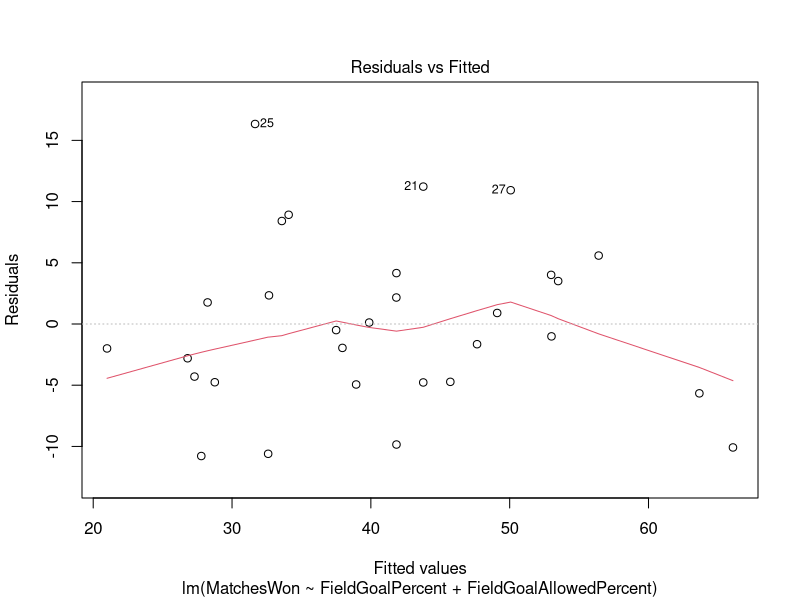

This figure's R source:
# Load the required package
library(readxl)
library(ggplot2)

# Load the data
NBA <- read_excel("NBA.xlsx")

# Check the data
View(NBA)

# Assuming that field goal percentages and wins are numeric data and rest are not
NBA1 <- NBA[,c(2:4)]

# Check the data
View(NBA1)

# Modify column names
colnames(NBA1) <- c("MatchesWon", "FieldGoalPercent", "FieldGoalAllowedPercent")

# Check the data
View(NBA1)

# Check correlations among the variables
cor(NBA1)

# We create a linear regression (lm) model with 'Wins' as the dependent variable and 'FieldGoal%' and 'FieldGoal%Allowed' as independent variables.
models <- lm( MatchesWon ~ FieldGoalPercent + FieldGoalAllowedPercent , data = NBA1)

# Summary of the model
summary(models)

# Compute residuals of the model
res <- residuals(models)

#Print res
print(res)

# Create a new DataFrame
#The predictors for the model
predictors <- c("FieldGoalPercent", "FieldGoalAllowedPercent")
data.frame(FieldGoalPercent = numeric(),FieldGoalAllowedPercent = numeric())
new_prediiction <- data.frame(FieldGoalPercent = 45,FieldGoalAllowedPercent = 44)
           
# We use the predict function to predict the number of Wins
predict(models,new_prediiction)
           
           
# For residual analysis, we can use a plot. This will help us check the homoscedasticity assumption
plot(models, which = 1)
           
# The p-value associated with the overall model can be determined using an ANOVA test
result <- anova(models)
print(result)
p_value <- result$`Pr(>F)`[1]
print(p_value)
